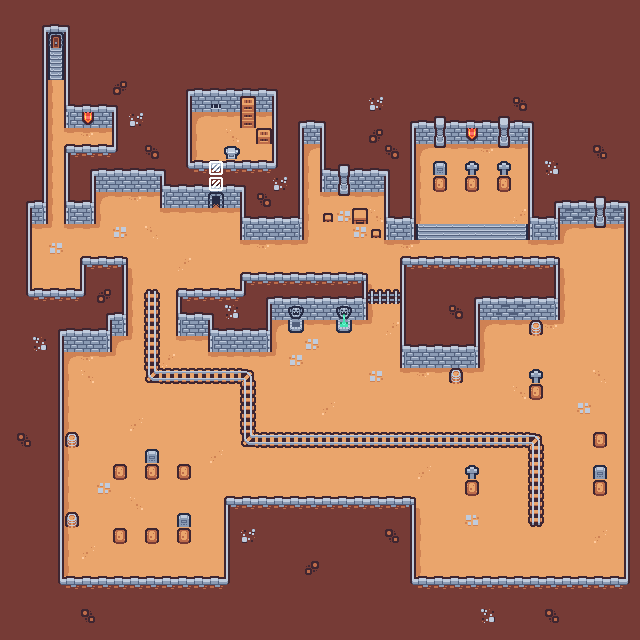

A 2D game scene composited from a Tiled map and its tileset images. What follows is a short description and the map's XML, with each tile layer's data collapsed to a summary:
An orthogonal 40x40 tile map with 16x16 px tiles, 4 tile layers (Dungeon, Objects, AbovePlayer, InsideAreas).

<map version="1.10" tiledversion="1.10.2" orientation="orthogonal" renderorder="right-down" width="40" height="40" tilewidth="16" tileheight="16" infinite="0" nextlayerid="10" nextobjectid="1">
 <tileset firstgid="1" source="mapsSheet.tsx" />
 <layer id="1" name="Dungeon" width="40" height="40">
  <data>[1600 cells, 1600 non-empty, 41 distinct tile ids]</data>
 </layer>
 <layer id="4" name="Objects" width="40" height="40">
  <data>[1600 cells, 73 non-empty, 17 distinct tile ids]</data>
 </layer>
 <layer id="7" name="AbovePlayer" width="40" height="40">
  <properties>
   <property name="unity:SortingOrder" type="int" value="5" />
   <property name="unity:ignore" value="Collision" />
  </properties>
  <data>[1600 cells, 11 non-empty, 4 distinct tile ids]</data>
 </layer>
 <layer id="6" name="InsideAreas" class="Custom" width="40" height="40">
  <properties>
   <property name="custom:targetLayer" value="Dungeon" />
   <property name="custom:type" value="removeColliders" />
  </properties>
  <data>[1600 cells, 2 non-empty, 1 distinct tile ids]</data>
 </layer>
</map>